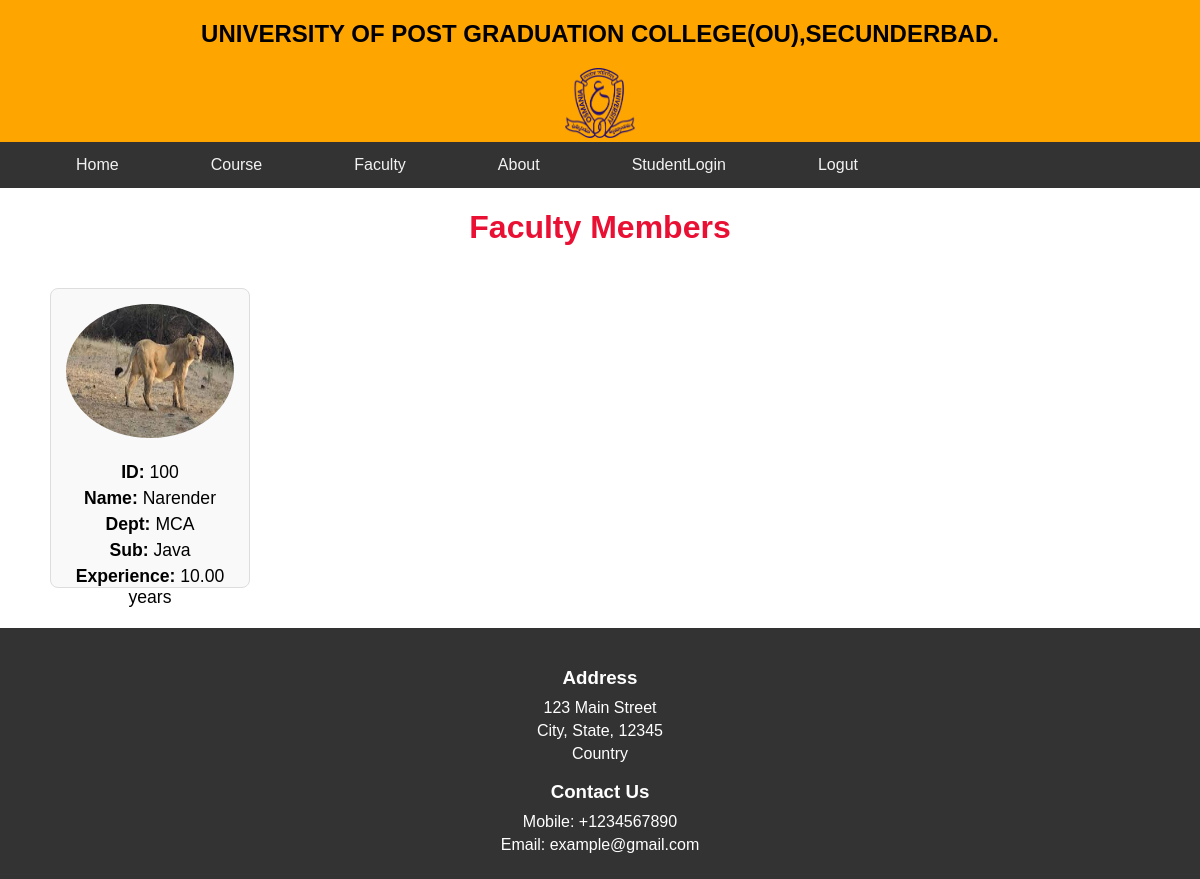
/faculty, run on an earlier commit of the app's database.
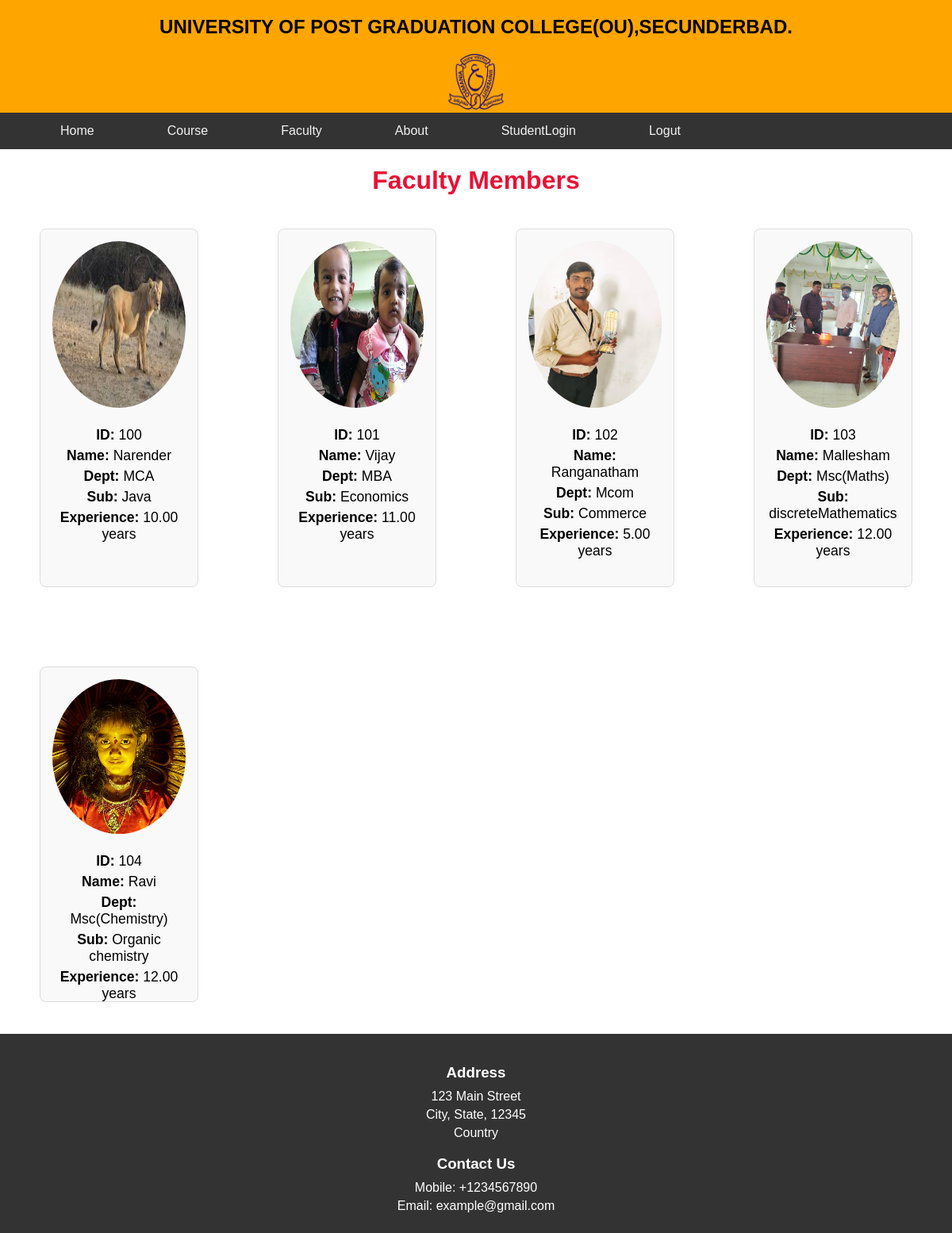
And on a later commit of the database.
### App1/models.py (models this page shows)
class Faculty(models.Model):
    fac_id=models.CharField(max_length=1000)
    fac_name=models.CharField(max_length=100)
    fac_dep=models.CharField(max_length=100)
    fac_sub=models.CharField(max_length=100)
    fac_profile=models.ImageField(upload_to="")
    fac_exp=models.DecimalField(max_digits=10,decimal_places=2)

### App1/views.py (the view)
# urls.py: path('faculty',FacultyView.as_view(),name='faculty'),
class FacultyView(View):
    def get(self,r):
        f1=Faculty.objects.all()
        return render(r,'main/faculty.html',{'f':f1})

### template/main/faculty.html (shortened to what this page needs)
{% extends 'main/nav.html' %}
{% load static %}
{% block content %}
    <h1>Faculty Members</h1>
    {% if f %}
        <div class="faculty-list">
            {% for faculty in f %}
                <div class="faculty-member">
                    <img
                        src="{{ faculty.fac_profile.url}}"
                        alt="{{ faculty.fac_name }}"
                        class="faculty-image">
                    <div class="faculty-info">
                        <p><strong>ID:</strong> {{ faculty.fac_id }}</p>
                        <p><strong>Name:</strong> {{ faculty.fac_name }}</p>
                        <p><strong>Dept:</strong> {{ faculty.fac_dep }}</p>
                        <p><strong>Sub:</strong> {{ faculty.fac_sub }}</p>
                        <p><strong>Experience:</strong> {{ faculty.fac_exp }} years</p>
                    </div>
                </div>
            {% endfor %}
        </div>
    {% else %}
        <p>No faculty members available.</p>
    {% endif %}
{% endblock %}

### template/main/nav.html (shortened to what this page needs)
<!DOCTYPE html>
<html lang="en">
<head>
    {% load static %}
    <link rel="stylesheet" href="{% static 'css/main/nav.css' %}">
</head>
<body>
    <div class="header">
        <header>
            <h2>UNIVERSITY OF POST GRADUATION COLLEGE(OU),SECUNDERBAD.</h2>
            <img src="static/images/logo1.png" alt="logo1">
        </header>
    </div>
<div class="navbar">
    <a href="{% url 'home' %}">Home</a>
    <a href="{% url 'courseview' %}">Course</a>
    <a href="{% url 'faculty' %}">Faculty</a>
    <a href="{% url 'about' %}">About</a>
    <a href="{% url 'sloginview' %}">StudentLogin</a>
    <a href="{% url 'signinview' %}">Logut</a>
</div>
<div class="content">
    {% block content %}
    {% endblock %}
</div>
<div class="footer">
    <div class="address">
        <h3>Address</h3>
        <p>123 Main Street</p>
        <p>City, State, 12345</p>
        <p>Country</p>
    </div>
    <div class="contact-us">
        <h3>Contact Us</h3>
        <p>Mobile: +1234567890</p>
        <p>Email: example@gmail.com</p>
    </div>
</div>
</body>
</html>

### App1/static/css/main/nav.css (style rules this page uses)
html, body { height: 100%; margin: 0; padding: 0; box-sizing: border-box; }
body { display: flex; flex-direction: column; font-family: Arial, sans-serif; }
img { height: 70px; width: 70px; }
.header { background-color: orange; text-align: center; }
.navbar { background-color: #333; overflow: hidden; flex-shrink: 0; }
.navbar a { float: left; display: block; position: sticky; top:0; color: #f2f2f2; margin-left: 60px; border-radius: 2px; text-align: center; padding: 14px 16px; text-decoration: none; transition: background-color 0.3s, color 0.3s; }
.content { flex: 1; }
.footer { background-color: #333; color: white; padding: 20px; text-align: center; flex-shrink: 0; }
.footer .address, .footer .contact-us { margin: 0; padding: 0; }
.footer h3 { margin-bottom: 10px; }
.footer p { margin: 5px 0; }
h1 { top: 0; text-align: center; text-shadow: 10px; color: hsl(350, 87%, 49%); }

### template/main/faculty.html (style rules this page uses)
.faculty-list { display: grid; grid-template-columns: repeat(auto-fill, minmax(200px, 1fr)); gap: 100px; padding: 20px 50px 40px 50px; }
.faculty-member { background: #f9f9f9; border: 1px solid #ddd; padding: 15px; border-radius: 8px; text-align: center; transition: transform 0.3s ease; }
.faculty-image { width: 100%; height: 50%; border-radius: 50%; margin-bottom: 15px; }
.faculty-info p { margin: 5px 0; font-size: 1.1rem; }

What changed in the data, as far as the page shows it:
added Faculty: fac_profile (picture), fac_id "101", fac_name "Vijay", fac_dep "MBA", fac_sub "Economics", fac_exp "11.00"
added Faculty: fac_profile (picture), fac_id "102", fac_name "Ranganatham", fac_dep "Mcom", fac_sub "Commerce", fac_exp "5.00"
added Faculty: fac_profile (picture), fac_id "103", fac_name "Mallesham", fac_dep "Msc(Maths)", fac_sub "discreteMathematics", fac_exp "12.00"
added Faculty: fac_profile (picture), fac_id "104", fac_name "Ravi", fac_dep "Msc(Chemistry)", fac_sub "Organic chemistry", fac_exp "12.00"
